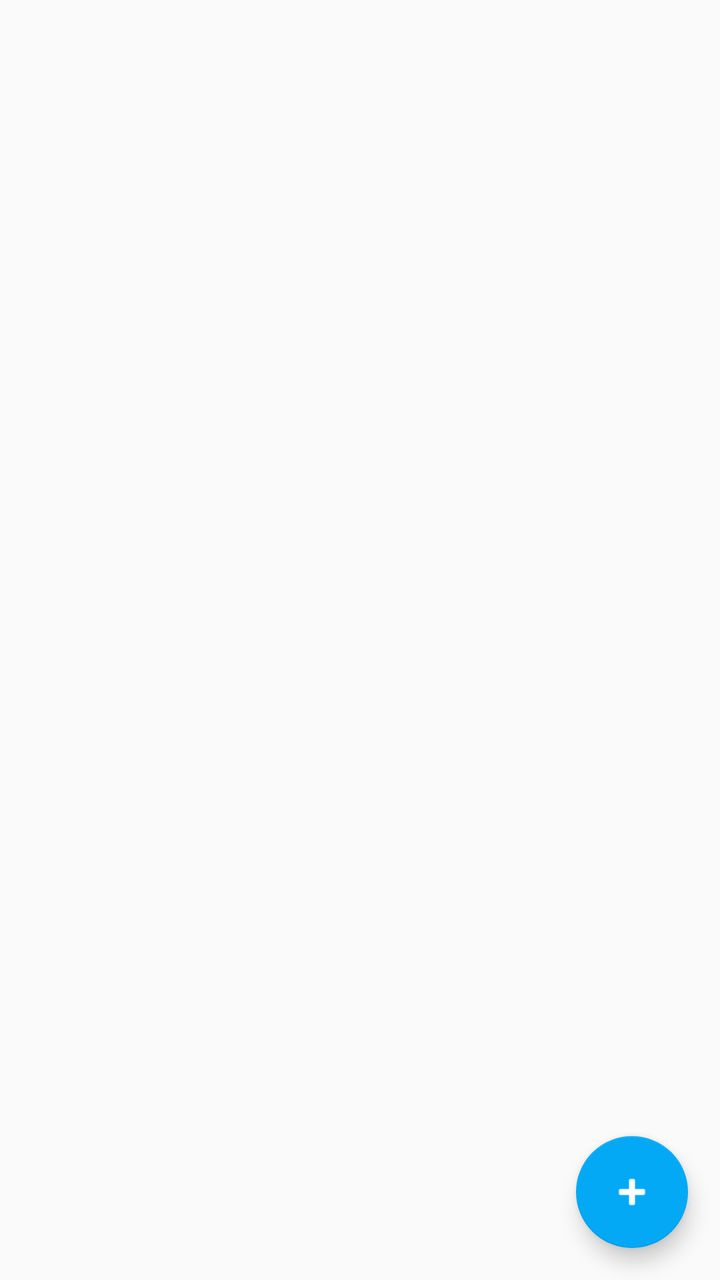
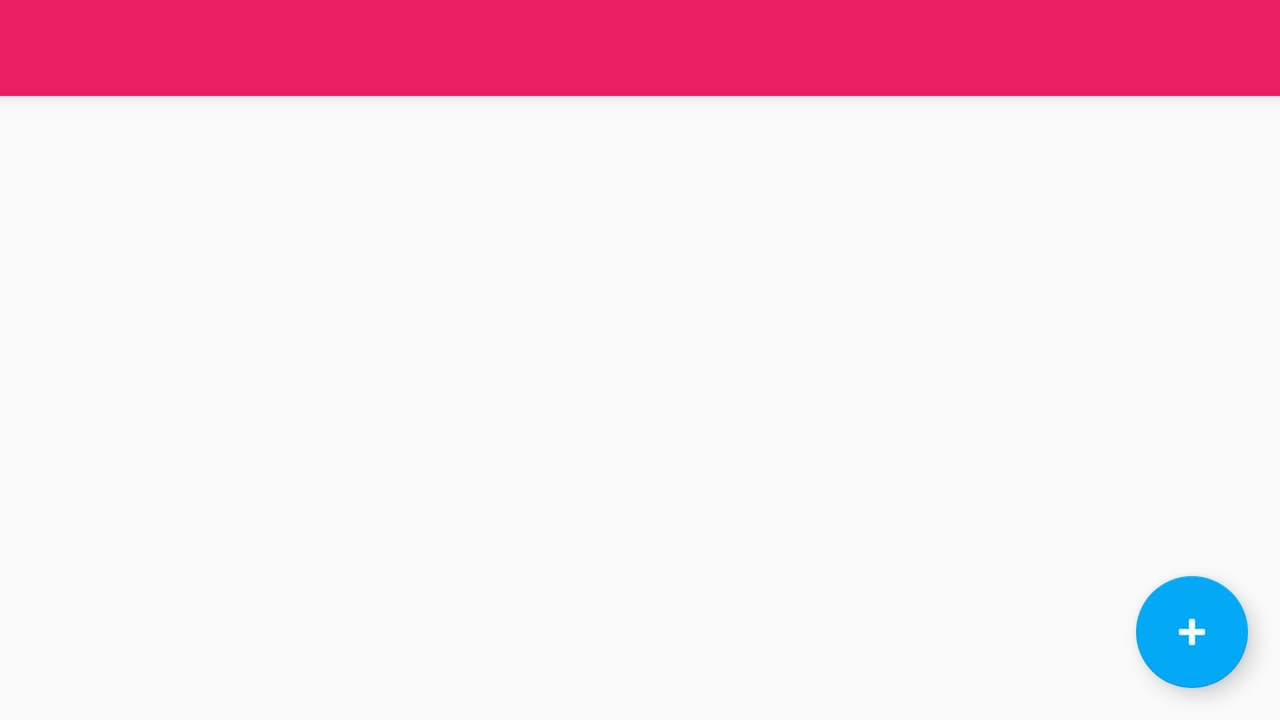

Two renders of one Android screen. The first uses the default layout on a phone; the second uses the alternative layout the repository ships for a different screen configuration, on a matching device. The two XML files are below.
<!-- AndroidManifest.xml: application theme AppTheme -->
<!-- res/layout/activity_main.xml -->
<?xml version="1.0" encoding="utf-8"?>
<android.support.design.widget.CoordinatorLayout xmlns:android="http://schemas.android.com/apk/res/android"
    xmlns:app="http://schemas.android.com/apk/res-auto"
    xmlns:tools="http://schemas.android.com/tools"
    android:id="@+id/coordinator"
    android:layout_width="match_parent"
    android:layout_height="match_parent"
    tools:context="com.example.jspr97.mykid.MainActivity">

    <FrameLayout
        android:id="@+id/frameLayout"
        android:layout_width="match_parent"
        android:layout_height="match_parent"
        android:orientation="vertical">

        <TextView
            android:id="@+id/emptyMsg"
            android:layout_width="match_parent"
            android:layout_height="match_parent"
            android:gravity="center"
            android:text="@string/list_empty"
            android:textAlignment="center"
            android:visibility="gone" />

    </FrameLayout>

    <android.support.design.widget.FloatingActionButton
        android:id="@+id/floatingActionButton"
        android:layout_width="wrap_content"
        android:layout_height="wrap_content"
        android:layout_margin="16dp"
        android:clickable="true"
        android:onClick="onClickAdd"
        android:scaleType="center"
        android:tint="@android:color/white"
        app:fabSize="normal"
        app:layout_anchor="@id/frameLayout"
        app:layout_anchorGravity="bottom|right|end"
        app:layout_constraintBottom_toBottomOf="parent"
        app:layout_constraintEnd_toEndOf="parent"
        app:srcCompat="@android:drawable/ic_input_add" />

</android.support.design.widget.CoordinatorLayout>
<!-- resources referenced by this layout -->
<resources>
  <string name="list_empty">No activities to show</string>
  <style name="AppTheme" parent="@style/Theme.AppCompat.Light.NoActionBar">
          
          <item name="colorPrimary">@color/colorPrimary</item>
          <item name="colorPrimaryDark">@color/colorPrimaryDark</item>
          <item name="colorAccent">@color/colorAccent</item>
          <item name="windowActionModeOverlay">true</item>
          <item name="android:windowContentOverlay">@null</item>
      </style>
  <color name="colorPrimary">#E91E63</color>
  <color name="colorPrimaryDark">#C2185B</color>
  <color name="colorAccent">#03a9f4</color>
</resources>
<!-- res/layout-land/activity_main.xml (the repository's variant of the layout above) -->
<!-- drawn on the phone turned sideways -->
<?xml version="1.0" encoding="utf-8"?>
<android.support.design.widget.CoordinatorLayout xmlns:android="http://schemas.android.com/apk/res/android"
    xmlns:app="http://schemas.android.com/apk/res-auto"
    xmlns:tools="http://schemas.android.com/tools"
    android:id="@+id/coordinator"
    android:layout_width="match_parent"
    android:layout_height="match_parent"
    tools:context="com.example.jspr97.mykid.MainActivity">

    <include
        android:id="@+id/toolbar"
        layout="@layout/toolbar" />

    <LinearLayout
        android:id="@+id/linearLayout"
        android:layout_width="match_parent"
        android:layout_height="match_parent"
        android:layout_marginTop="?android:attr/actionBarSize"
        android:divider="@drawable/divider"
        android:showDividers="middle">

        <FrameLayout
            android:id="@+id/frameLayoutList"
            android:layout_width="0dp"
            android:layout_height="match_parent"
            android:layout_weight="1" />

        <FrameLayout
            android:id="@+id/frameLayoutDetail"
            android:layout_width="0dp"
            android:layout_height="match_parent"
            android:layout_weight="2"
            android:visibility="invisible" />
    </LinearLayout>

    <android.support.design.widget.FloatingActionButton
        android:id="@+id/floatingActionButton"
        android:layout_width="wrap_content"
        android:layout_height="wrap_content"
        android:layout_margin="16dp"
        android:clickable="true"
        android:onClick="onClickAdd"
        android:scaleType="center"
        android:tint="@android:color/white"
        app:backgroundTint="@color/colorAccent"
        app:elevation="6dp"
        app:fabSize="normal"
        app:layout_anchor="@id/linearLayout"
        app:layout_anchorGravity="bottom|right|end"
        app:layout_constraintBottom_toBottomOf="parent"
        app:layout_constraintEnd_toEndOf="parent"
        app:srcCompat="@android:drawable/ic_input_add" />

    <android.support.design.widget.FloatingActionButton
        android:id="@+id/floatingActionButton2"
        android:layout_width="wrap_content"
        android:layout_height="wrap_content"
        android:layout_marginBottom="90dp"
        android:layout_marginRight="16dp"
        android:clickable="true"
        android:onClick="onClickNext"
        android:scaleType="fitCenter"
        android:visibility="gone"
        app:fabSize="normal"
        app:layout_anchor="@id/linearLayout"
        app:layout_anchorGravity="bottom|right|end"
        app:srcCompat="@drawable/ic_arrow_forward_white_24dp" />


</android.support.design.widget.CoordinatorLayout>
<!-- res/layout/toolbar.xml (included above) -->
<?xml version="1.0" encoding="utf-8"?>
<android.support.v7.widget.Toolbar xmlns:android="http://schemas.android.com/apk/res/android"
    android:layout_width="match_parent"
    android:layout_height="?android:attr/actionBarSize"
    xmlns:app="http://schemas.android.com/apk/res-auto"
    android:background="@color/colorPrimary"
    android:elevation="4dp"
    android:theme="@style/ToolbarTheme"
    app:titleTextColor="@android:color/white" />
<!-- resources referenced by the variant -->
<!-- as the phone turned sideways resolves them -->
<resources>
  <color name="colorAccent">#03a9f4</color>
  <color name="colorPrimary">#E91E63</color>
  <style name="ToolbarTheme" parent="@style/AppTheme">
          <item name="android:textColorPrimaryInverse">@android:color/white</item>
          <item name="android:textColorSecondary">@android:color/white</item>
      </style>
  <style name="AppTheme" parent="@style/Theme.AppCompat.Light.NoActionBar">
          
          <item name="colorPrimary">@color/colorPrimary</item>
          <item name="colorPrimaryDark">@color/colorPrimaryDark</item>
          <item name="colorAccent">@color/colorAccent</item>
          <item name="windowActionModeOverlay">true</item>
          <item name="android:windowContentOverlay">@null</item>
      </style>
  <color name="colorPrimaryDark">#C2185B</color>
</resources>
